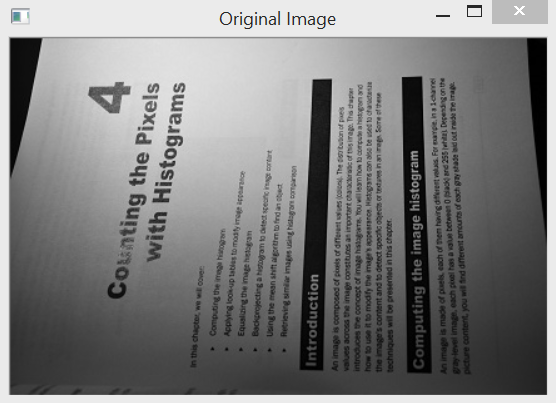
#> input picture mid/book.bmp, 556 x 403 px
$ python '이진화 비교.py'
#> lines starting #> are read from the running program, lines starting #| are printed output that depends on the picture; after the words box and inside, x2 and y2 are one past the last pixel; in counts of white or black regions, pixels touching at a corner belong together
import cv2 as cv
#%%
gray=cv.imread("book.bmp",0); print(gray.shape)
cv.imshow("Gray", gray); cv.waitKey()

#임계값 70
t, binaryFixed=cv.threshold(gray, 70, 255, cv.THRESH_BINARY)
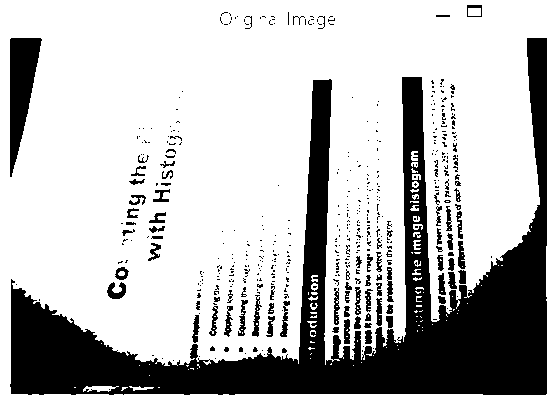
#> binaryFixed: shape (403, 556); 74% white; 469 black regions (378 under 20 px), largest, box (x1, y1, x2, y2) and area: (10, 38, 547, 395) 48740, (10, 38, 42, 177) 2493, (107, 282, 126, 299) 192
cv.imshow("BinaryFixed", binaryFixed), cv.waitKey()

#오츄 이진화
t, binaryOtsu=cv.threshold(gray, 70, 255, cv.THRESH_BINARY + cv.THRESH_OTSU); print(t)
#> after `t, binaryOtsu = cv.threshold(gray, 70, 255, cv.THRESH_BINARY + cv.THRE`:
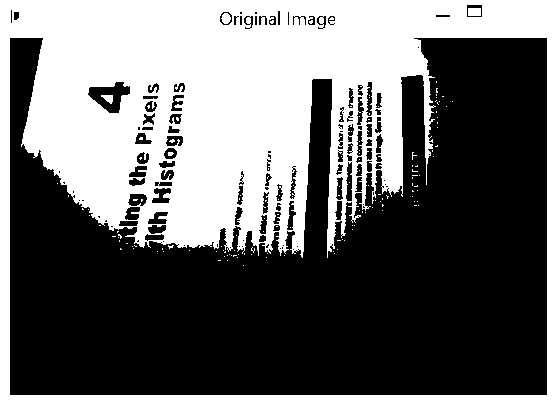
#> binaryOtsu: shape (403, 556); 41.4% white; 144 white regions (139 under 20 px), largest, box (x1, y1, x2, y2) and area: (0, 0, 556, 403) 92160, (468, 8, 481, 16) 104, (221, 13, 231, 24) 80, (101, 95, 113, 104) 69, (168, 152, 174, 156) 20
#> after `t, binaryOtsu = cv.threshold(gray, 70, 255, cv.THRESH_BINARY + cv.THRE`: t = 136
#| 136.0
cv.imshow("binaryOtsu", binaryOtsu), cv.waitKey()

#적응적 이진화
#지역 블록, 지역 임계값 설정
blockSize=21; C=10
binaryAdaptive=cv.adaptiveThreshold(gray, 255, cv.ADAPTIVE_THRESH_MEAN_C, cv.THRESH_BINARY, blockSize, C)
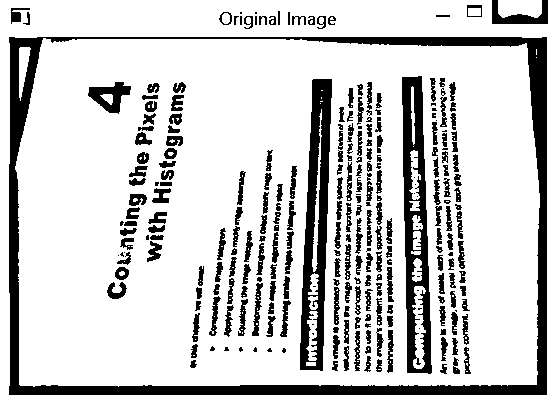
#> binaryAdaptive: shape (403, 556); 80.4% white; 264 black regions (44 under 20 px), largest, box (x1, y1, x2, y2) and area: (9, 37, 547, 395) 15417, (300, 79, 332, 371) 5073, (402, 76, 432, 374) 4910
cv.imshow("binaryAdaptive", binaryAdaptive), cv.waitKey()
cv.destroyAllWindows()

$ run again, with mid/BALLOON.bmp copied over mid/book.bmp
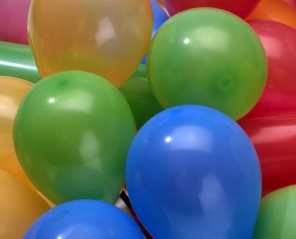
#> input picture mid/BALLOON.bmp, 296 x 239 px
#> binaryFixed: shape (239, 296); 87.6% white; 23 black regions (15 under 20 px), largest, box (x1, y1, x2, y2) and area: (113, 154, 202, 239) 3881, (254, 144, 296, 199) 1580, (236, 99, 296, 136) 930
#> `t, binaryOtsu = cv.threshold(gray, 70, 255, cv.THRESH_BINARY + cv.THRE`:
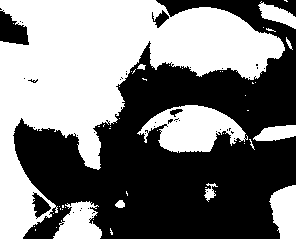
#> binaryOtsu: shape (239, 296); 48.3% white; 49 white regions (39 under 20 px), largest, box (x1, y1, x2, y2) and area: (0, 0, 285, 239) 27363, (137, 105, 248, 153) 3085, (53, 201, 102, 239) 1218
#> t = 108
#| 108.0
#> `binaryAdaptive=cv.adaptiveThreshold(gray, 255, cv.ADAPTIVE_THRESH_MEAN..`:
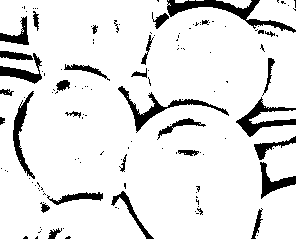
#> binaryAdaptive: shape (239, 296); 89.4% white; 136 black regions (104 under 20 px), largest, box (x1, y1, x2, y2) and area: (167, 0, 296, 33) 1056, (118, 86, 229, 133) 796, (236, 97, 296, 137) 748

$ run again, with mid/peppers.bmp copied over mid/book.bmp
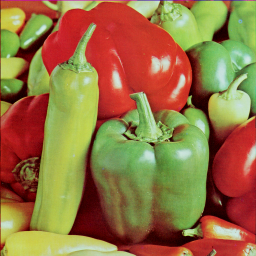
#> input picture mid/peppers.bmp, 256 x 256 px
#> `t, binaryFixed=cv.threshold(gray, 70, 255, cv.THRESH_BINARY)`:
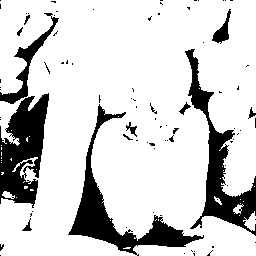
#> binaryFixed: shape (256, 256); 82% white; 85 black regions (72 under 20 px), largest, box (x1, y1, x2, y2) and area: (68, 104, 204, 256) 3497, (0, 93, 49, 208) 3378, (185, 49, 256, 236) 3260
#> binaryOtsu: shape (256, 256); 50.3% white; 60 black regions (50 under 20 px), largest, box (x1, y1, x2, y2) and area: (0, 0, 256, 256) 31425, (212, 0, 244, 45) 422, (169, 125, 185, 142) 165
#> t = 119
#| 119.0
#> `binaryAdaptive=cv.adaptiveThreshold(gray, 255, cv.ADAPTIVE_THRESH_MEAN..`:
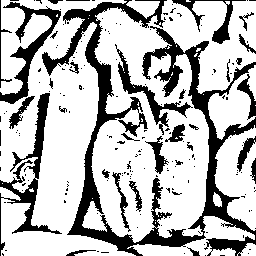
#> binaryAdaptive: shape (256, 256); 72.7% white; 179 black regions (147 under 20 px), largest, box (x1, y1, x2, y2) and area: (42, 0, 256, 256) 10200, (0, 93, 62, 256) 1795, (0, 2, 61, 104) 1413

$ run again, with mid/puppy.bmp copied over mid/book.bmp
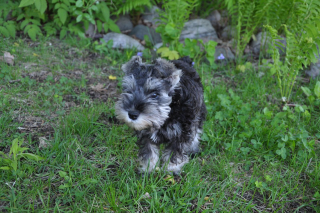
#> input picture mid/puppy.bmp, 320 x 213 px
#> `t, binaryFixed=cv.threshold(gray, 70, 255, cv.THRESH_BINARY)`:
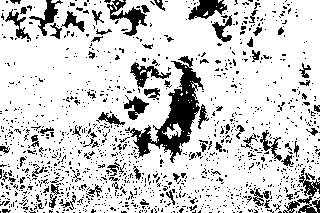
#> binaryFixed: shape (213, 320); 81.5% white; 1275 black regions (1196 under 20 px), largest, box (x1, y1, x2, y2) and area: (125, 56, 204, 163) 2383, (283, 168, 320, 213) 559, (107, 0, 147, 36) 501
#> binaryOtsu: shape (213, 320); 51.2% white; 642 black regions (577 under 20 px), largest, box (x1, y1, x2, y2) and area: (0, 53, 225, 213) 10758, (152, 101, 306, 213) 4118, (103, 0, 175, 120) 2991
#> t = 93
#| 93.0
#> `binaryAdaptive=cv.adaptiveThreshold(gray, 255, cv.ADAPTIVE_THRESH_MEAN..`:
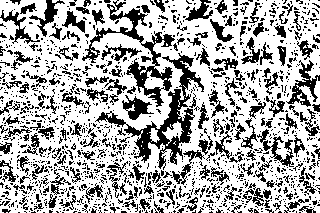
#> binaryAdaptive: shape (213, 320); 67.1% white; 1332 black regions (1127 under 20 px), largest, box (x1, y1, x2, y2) and area: (95, 53, 204, 170) 2403, (82, 0, 175, 107) 1895, (286, 60, 320, 107) 538
